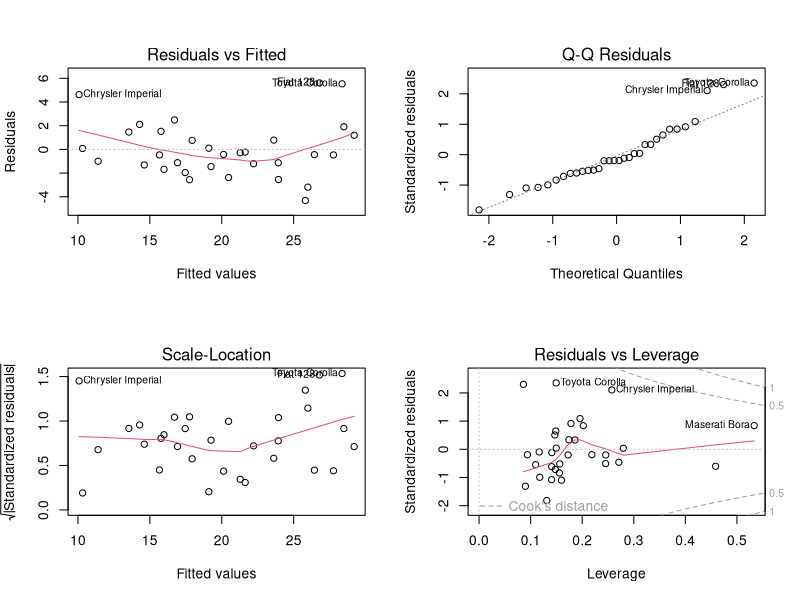

Generate this figure with R:
## ---- chunk 1
knitr::opts_chunk$set(echo = TRUE)
## ---- chunk 2

# Load the mtcars dataset
data(mtcars)

# View the first few rows of the dataset
head(mtcars)

## ---- chunk 3

# Summary statistics of the dataset
summary(mtcars)

# Structure of the dataset
str(mtcars)
## ---- chunk 4

# Fit the multiple linear regression model
model <- lm(mpg ~ cyl + disp + hp + wt + qsec, data = mtcars)

# Summary of the model
summary(model)

## ---- chunk 5

# Plot diagnostic plots
par(mfrow = c(2, 2))
plot(model)

# Check for multicollinearity using the Variance Inflation Factor (VIF)
install.packages("car")
library(car)
vif(model)

## ---- chunk 6

# Make predictions
predictions <- predict(model, newdata = mtcars)

# Compare predictions with actual values
comparison <- data.frame(Actual = mtcars$mpg, Predicted = predictions)
head(comparison)

